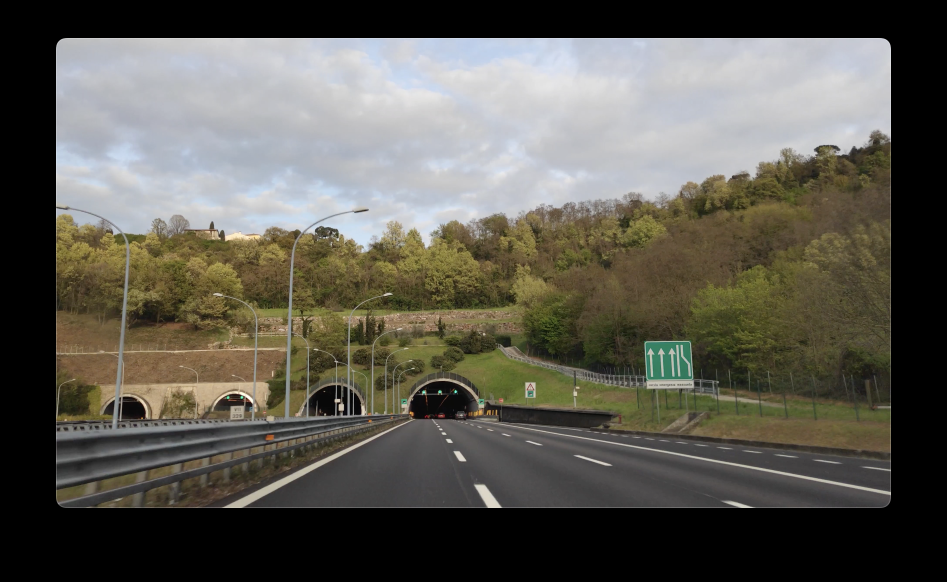
#> input picture lane.png, 1894 x 1164 px, found by its file name (shown at 1/2 size)
$ jupyter execute Untitled.ipynb
#> lines starting #> are read from the running program, lines starting #| are printed output that depends on the picture; after the words box and inside, x2 and y2 are one past the last pixel; in counts of white or black regions, pixels touching at a corner belong together
[cell 1]
import cv2
import numpy as np
import matplotlib.pyplot as plt

[cell 2]
file = 'lane.png'

[cell 3]
image = cv2.imread(file)
#> image is the input picture: shape (1164, 1894, 3); mean B, G, R 81.5, 90, 92.2
image_rgb = cv2.cvtColor(image, cv2.COLOR_BGR2RGB)
image_hls = cv2.cvtColor(image_rgb, cv2.COLOR_RGB2HLS)
#> image_hls: shape (1164, 1894, 3); mean of channels 0, 1, 2 41, 87.1, 31.8

[cell 4]
fig = plt.figure()
ax1 = fig.add_subplot(2,2,1)
ax1 = plt.imshow(image)
ax2 = fig.add_subplot(2,2,2)
ax2 = plt.imshow(image_rgb)
ax3 = fig.add_subplot(2,2,3)
ax3 = plt.imshow(image_hls)
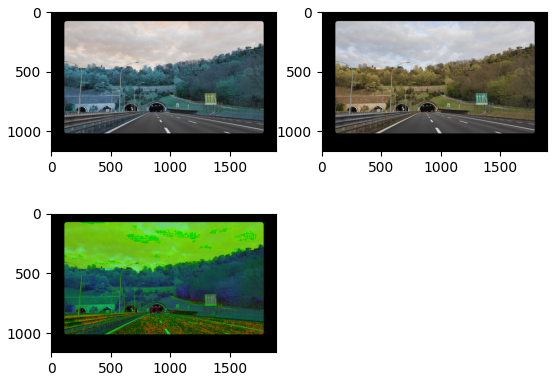
#> figure drawn by matplotlib, 3 panels; B, G, R data is drawn as R, G, B

[cell 5]
yellower = (20,30,0)
yelupper = (40,100,100)
yellow_mask = cv2.inRange(image_hls, yellower, yelupper)
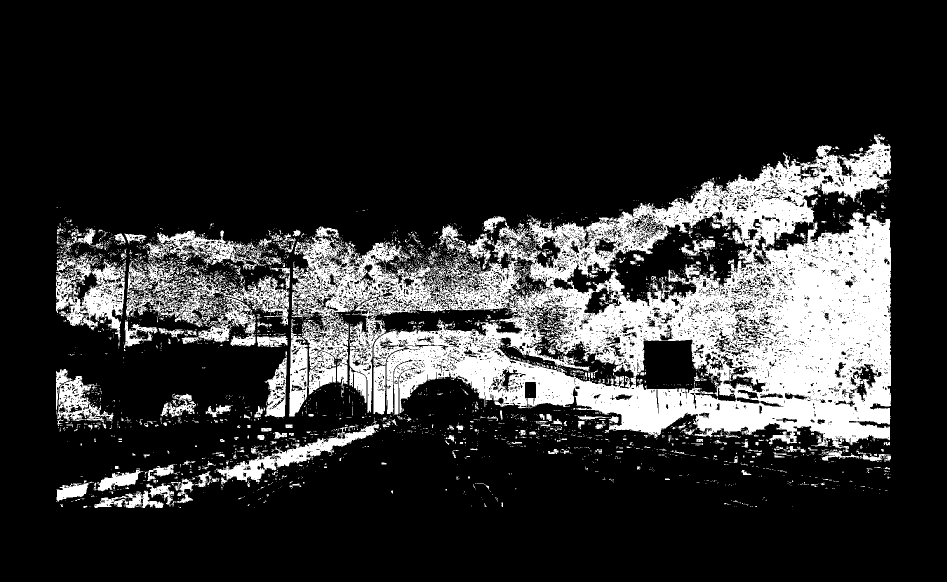
#> yellow_mask: shape (1164, 1894) (shown at 1/2 size); 19% white; 4075 white regions (3761 under 20 px), largest, box (x1, y1, x2, y2) and area: (583, 268, 1782, 904) 317894, (252, 519, 579, 693) 17725, (112, 507, 252, 681) 11023
masked = cv2.bitwise_and(image_rgb, image_rgb, mask = yellow_mask)

[cell 6]
plt.imshow(masked)

[cell 7]
low_val = (0,30,8)
high_val = (300,100,17)
mask = cv2.inRange(image_hls, low_val, high_val)
#> mask: shape (1164, 1894); 1.5% white; 1726 white regions (1463 under 20 px), largest, box (x1, y1, x2, y2) and area: (1273, 866, 1780, 929) 2512, (1001, 818, 1229, 852) 2272, (582, 838, 839, 968) 1153
masked = cv2.bitwise_and(image_rgb, image_rgb, mask = mask)
plt.imshow(masked)

[cell 8]
yellow_lower = np.array([np.round( 40 / 2), np.round(0.00 * 255), np.round(0.35 * 255)])
yellow_upper = np.array([np.round( 60 / 2), np.round(1.00 * 255), np.round(1.00 * 255)])
yellow_mask = cv2.inRange(image_hls, yellow_lower, yellow_upper)
#> yellow_mask: shape (1164, 1894); 4.7% white in thin lines or dots, all inside (x1, y1, x2, y2) = (114, 293, 1780, 983)

[cell 9]
white_lower = np.array([np.round(  0 / 2), np.round(0.75 * 255), np.round(0.00 * 255)])
white_upper = np.array([np.round(360 / 2), np.round(1.00 * 255), np.round(0.30 * 255)])
white_mask = cv2.inRange(image_hls, white_lower, white_upper)
#> white_mask: shape (1164, 1894); 20.2% white; 382 white regions (341 under 20 px), largest, box (x1, y1, x2, y2) and area: (112, 76, 1782, 505) 440214, (951, 970, 1003, 1016) 1016, (403, 259, 460, 297) 796

[cell 10]
mask = cv2.bitwise_or(yellow_mask, white_mask)
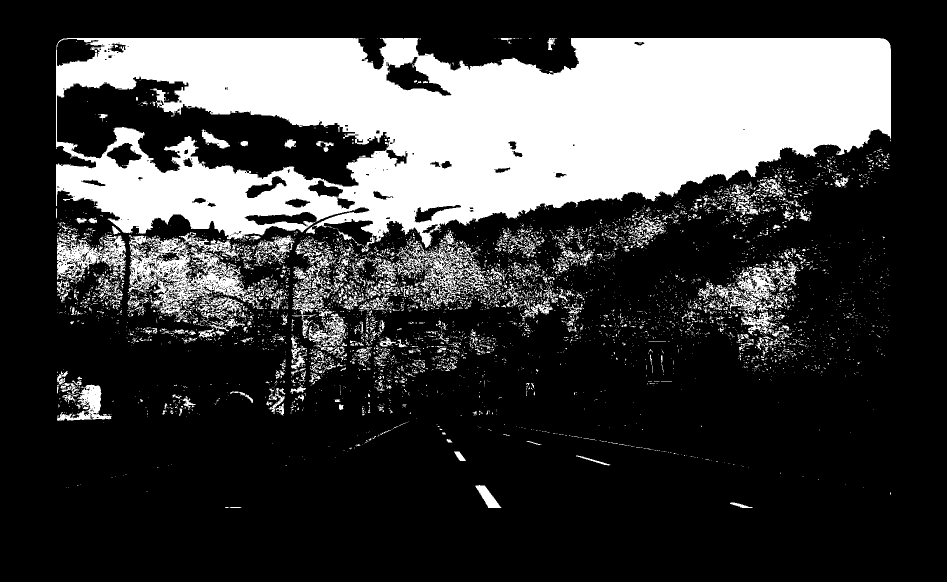
#> mask: shape (1164, 1894) (shown at 1/2 size); 24.9% white; 6116 white regions (5517 under 20 px), largest, box (x1, y1, x2, y2) and area: (112, 76, 1782, 505) 440516, (255, 471, 494, 644) 16432, (791, 479, 984, 605) 6142

masked = cv2.bitwise_and(image_rgb, image_rgb, mask= mask)
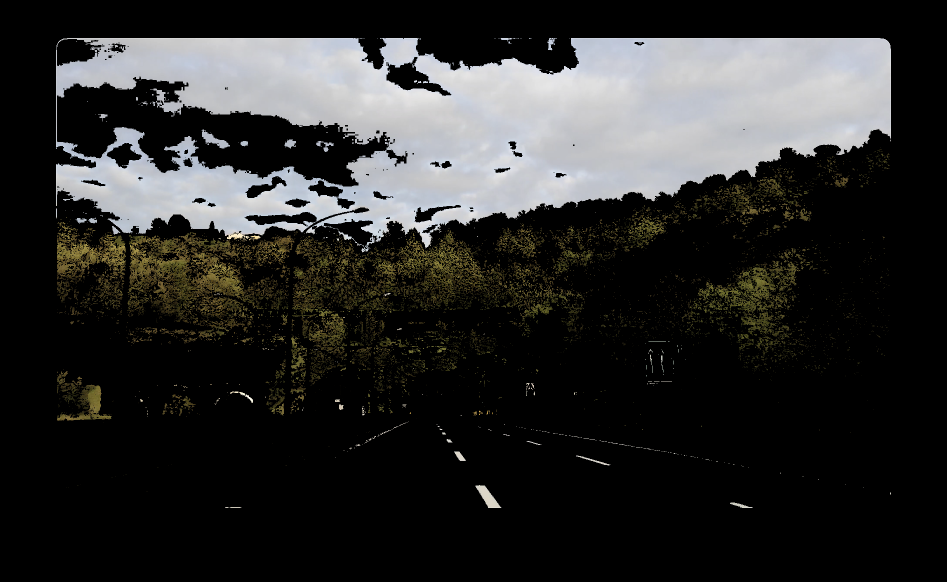
#> masked: shape (1164, 1894, 3) (shown at 1/2 size); mean R, G, B 44.7, 44.8, 44

[cell 11]
plt.imshow(masked)

[cell 12]
def mask(image_hls, image_rgb):
    yellow_lower = np.array([np.round( 40 / 2), np.round(0.00 * 255), np.round(0.35 * 255)])
    yellow_upper = np.array([np.round( 60 / 2), np.round(1.00 * 255), np.round(1.00 * 255)])
    yellow_mask = cv2.inRange(image_hls, yellow_lower, yellow_upper)
    white_lower = np.array([np.round(  0 / 2), np.round(0.75 * 255), np.round(0.00 * 255)])
    white_upper = np.array([np.round(360 / 2), np.round(1.00 * 255), np.round(0.30 * 255)])
    white_mask = cv2.inRange(image_hls, white_lower, white_upper)

    mask = cv2.bitwise_or(yellow_mask, white_mask)
    masked = cv2.bitwise_and(image_rgb, image_rgb, mask= mask)
    return masked

[cell 13]
image1 = cv2.imread('lane_en.png')
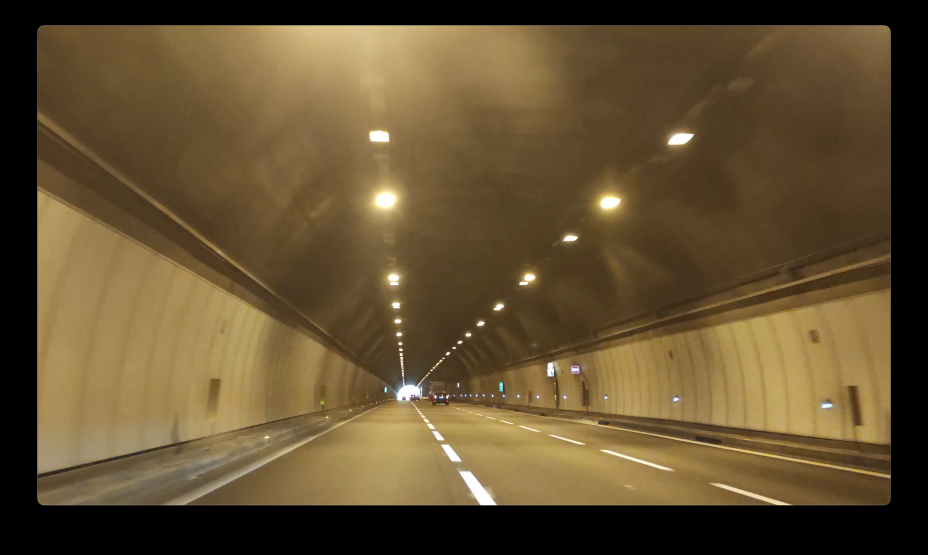
#> input picture lane_en.png, 2784 x 1664 px, found by its file name (shown at 1/3 size)
#> image1 is the input picture: shape (1664, 2784, 3); mean B, G, R 48.9, 80, 98.8
image1_hsl = cv2.cvtColor(image1, cv2.COLOR_BGR2HLS)
#> image1_hsl: shape (1664, 2784, 3); mean of channels 0, 1, 2 14.9, 73.9, 74.8
image1_rgb = cv2.cvtColor(image1, cv2.COLOR_BGR2RGB)

masked = mask(image1_hsl, image1_rgb)
#> in mask, `yellow_mask = cv2.inRange(image_hls, yellow_lower, yellow_upper)`: yellow_mask: shape (1664, 2784); 10.5% white; 2904 white regions (2351 under 20 px), largest, box (x1, y1, x2, y2) and area: (2121, 920, 2554, 1315) 105244, (1269, 1219, 2088, 1514) 77181, (763, 76, 1408, 317) 76108
#> in mask, `white_mask = cv2.inRange(image_hls, white_lower, white_upper)`: white_mask: shape (1664, 2784); 0.17% white; 268 white regions (248 under 20 px), largest, box (x1, y1, x2, y2) and area: (1395, 1421, 1482, 1516) 2111, (1197, 1164, 1254, 1195) 961, (1133, 586, 1178, 617) 896
#> in mask, `mask = cv2.bitwise_or(yellow_mask, white_mask)`:
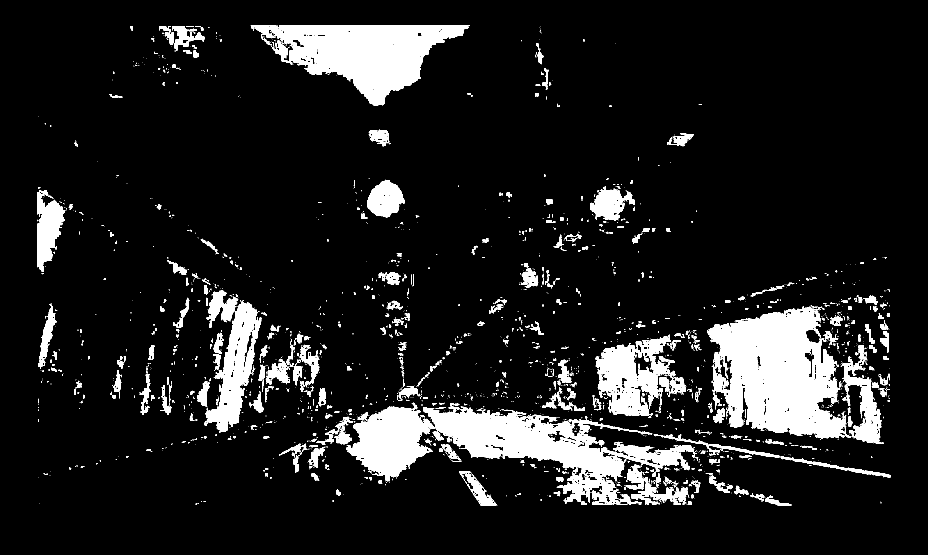
#> mask: shape (1664, 2784) (shown at 1/3 size); 10.7% white; 3020 white regions (2471 under 20 px), largest, box (x1, y1, x2, y2) and area: (2121, 920, 2554, 1315) 105244, (1269, 1219, 2088, 1514) 77181, (763, 76, 1408, 317) 76108
#> in mask, `masked = cv2.bitwise_and(image_rgb, image_rgb, mask= mask)`:
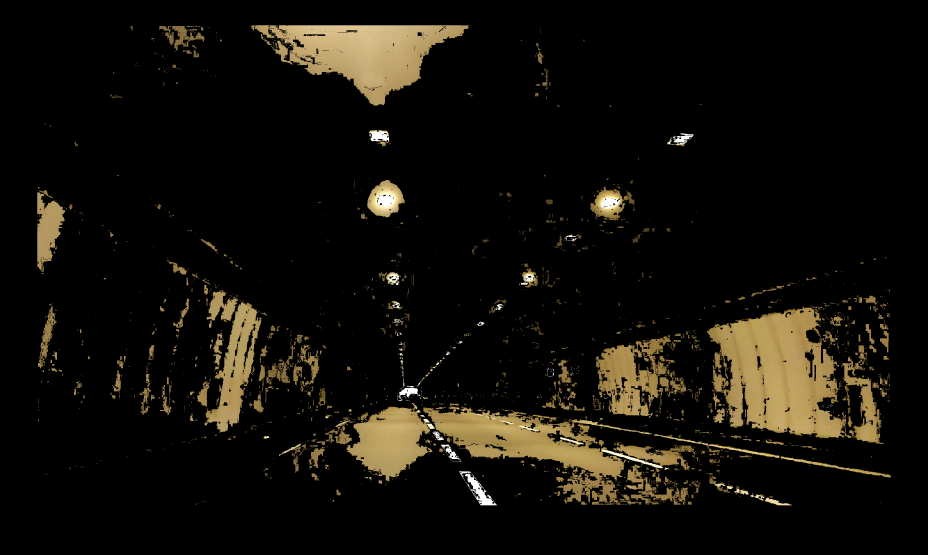
#> masked: shape (1664, 2784, 3) (shown at 1/3 size); mean R, G, B 19.1, 16.3, 10.1

plt.imshow(masked)

fig = plt.figure()
ax1 = fig.add_subplot(1,2,1)
ax1 = plt.imshow(image1_rgb)
ax2 = fig.add_subplot(1,2,2)
ax2 = plt.imshow(masked)

[cell 14]
gray = cv2.cvtColor(masked,cv2.COLOR_RGB2GRAY)
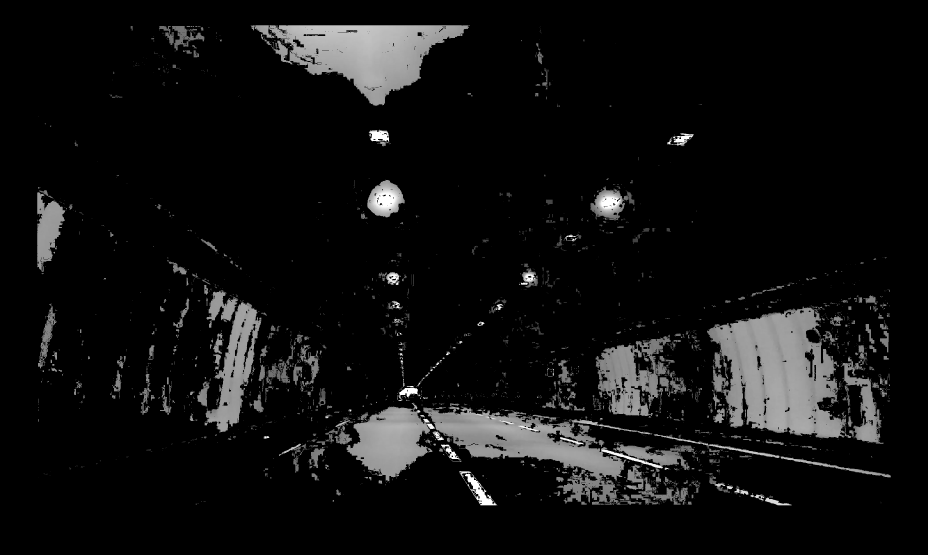
#> gray: shape (1664, 2784) (shown at 1/3 size); min 0, max 255, mean 16.4
blured = cv2.GaussianBlur(gray, (5,5),0)
cv2.imshow('blur', blured)

cv2.waitKey()
cv2.destroyAllWindows()
cv2.waitKey(1)
cv2.waitKey(1)
cv2.waitKey(1)
cv2.waitKey(1)

[cell 15]
canny = cv2.Canny(blured, 150,450)
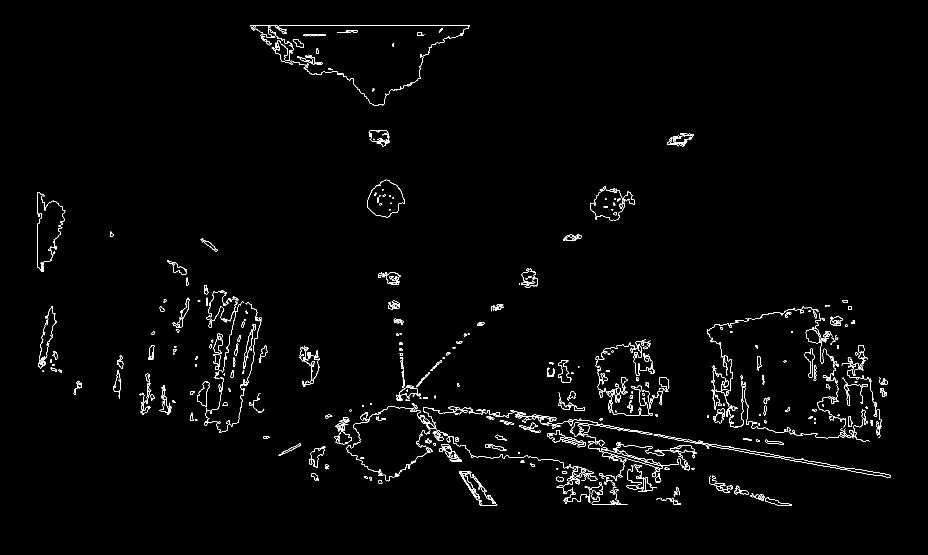
#> canny: shape (1664, 2784) (shown at 1/3 size); 1.1% white in thin lines or dots, all inside (x1, y1, x2, y2) = (111, 75, 2673, 1517)
plt.imshow(canny)

[cell 16]
lines = cv2.HoughLinesP(canny,5, np.pi/180,100,minLineLength=100,maxLineGap=10)
#> lines = [[2112, 1334, 2635, 1426], [1883, 1288, 2026, 1313], [1841, 1355, 2006, 1405], [2337, 1368, 2481, 1391], [839, 75, 1381, 75], [1805, 1344, 1919, 1379], [1407, 1414, 1491, 1514], [1199, 1046, 1211, 1167], [1378, 1414, 1446, 1515]]
for line in lines:
    x1,y1,x2,y2 = line[0]
    cv2.line(image1,(x1,y1),(x2,y2),(0,255,0),2)
#> this loop made 9 passes
plt.imshow(image1)
